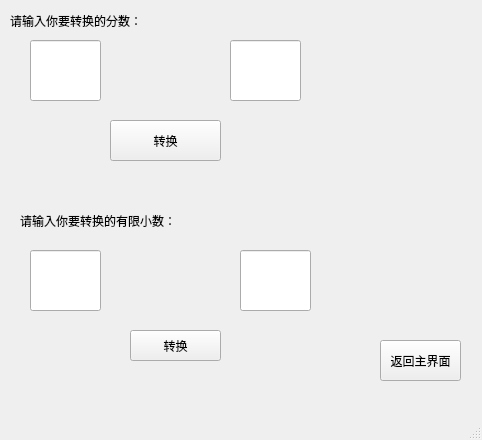
<?xml version="1.0" encoding="UTF-8"?>
<ui version="4.0">
 <class>convert</class>
 <widget class="QMainWindow" name="convert">
  <property name="geometry">
   <rect>
    <x>0</x>
    <y>0</y>
    <width>482</width>
    <height>440</height>
   </rect>
  </property>
  <property name="windowTitle">
   <string>MainWindow</string>
  </property>
  <widget class="QWidget" name="centralwidget">
   <widget class="QPushButton" name="btn_convert">
    <property name="geometry">
     <rect>
      <x>110</x>
      <y>120</y>
      <width>111</width>
      <height>41</height>
     </rect>
    </property>
    <property name="text">
     <string>转换</string>
    </property>
   </widget>
   <widget class="QLineEdit" name="frc">
    <property name="geometry">
     <rect>
      <x>30</x>
      <y>40</y>
      <width>71</width>
      <height>61</height>
     </rect>
    </property>
   </widget>
   <widget class="QPushButton" name="pushButton_back">
    <property name="geometry">
     <rect>
      <x>380</x>
      <y>340</y>
      <width>81</width>
      <height>41</height>
     </rect>
    </property>
    <property name="text">
     <string>返回主界面</string>
    </property>
   </widget>
   <widget class="QLineEdit" name="decimal">
    <property name="geometry">
     <rect>
      <x>230</x>
      <y>40</y>
      <width>71</width>
      <height>61</height>
     </rect>
    </property>
   </widget>
   <widget class="QLabel" name="label">
    <property name="geometry">
     <rect>
      <x>10</x>
      <y>10</y>
      <width>191</width>
      <height>21</height>
     </rect>
    </property>
    <property name="styleSheet">
     <string notr="true">font: 11pt &quot;黑体&quot;;</string>
    </property>
    <property name="text">
     <string>请输入你要转换的分数：</string>
    </property>
   </widget>
   <widget class="QLineEdit" name="decimal2">
    <property name="geometry">
     <rect>
      <x>30</x>
      <y>250</y>
      <width>71</width>
      <height>61</height>
     </rect>
    </property>
   </widget>
   <widget class="QLineEdit" name="frc_3">
    <property name="geometry">
     <rect>
      <x>240</x>
      <y>250</y>
      <width>71</width>
      <height>61</height>
     </rect>
    </property>
   </widget>
   <widget class="QLabel" name="label_2">
    <property name="geometry">
     <rect>
      <x>20</x>
      <y>210</y>
      <width>201</width>
      <height>21</height>
     </rect>
    </property>
    <property name="styleSheet">
     <string notr="true">font: 11pt &quot;黑体&quot;;</string>
    </property>
    <property name="text">
     <string>请输入你要转换的有限小数：</string>
    </property>
   </widget>
   <widget class="QPushButton" name="pushButton">
    <property name="geometry">
     <rect>
      <x>130</x>
      <y>330</y>
      <width>91</width>
      <height>31</height>
     </rect>
    </property>
    <property name="text">
     <string>转换</string>
    </property>
   </widget>
  </widget>
  <widget class="QMenuBar" name="menubar">
   <property name="geometry">
    <rect>
     <x>0</x>
     <y>0</y>
     <width>482</width>
     <height>23</height>
    </rect>
   </property>
  </widget>
  <widget class="QStatusBar" name="statusbar"/>
 </widget>
 <resources/>
 <connections/>
</ui>
